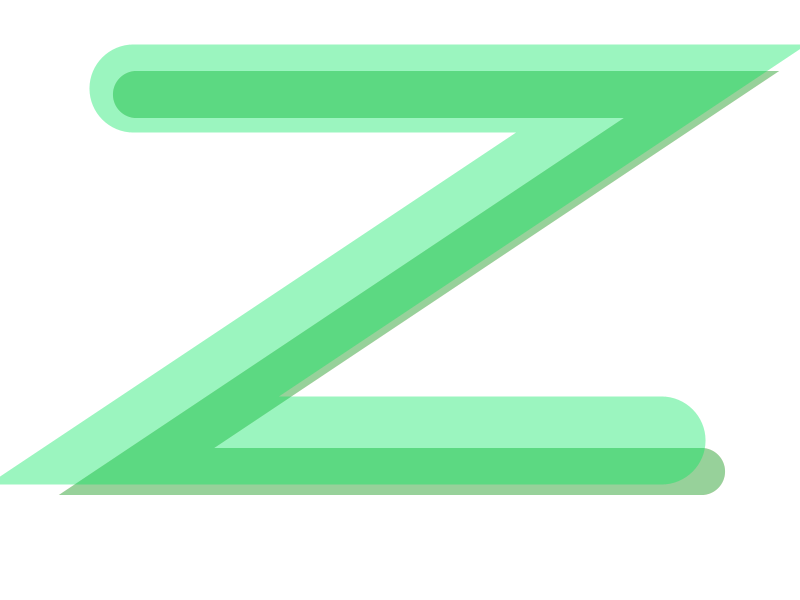
Frame 1 (no input)
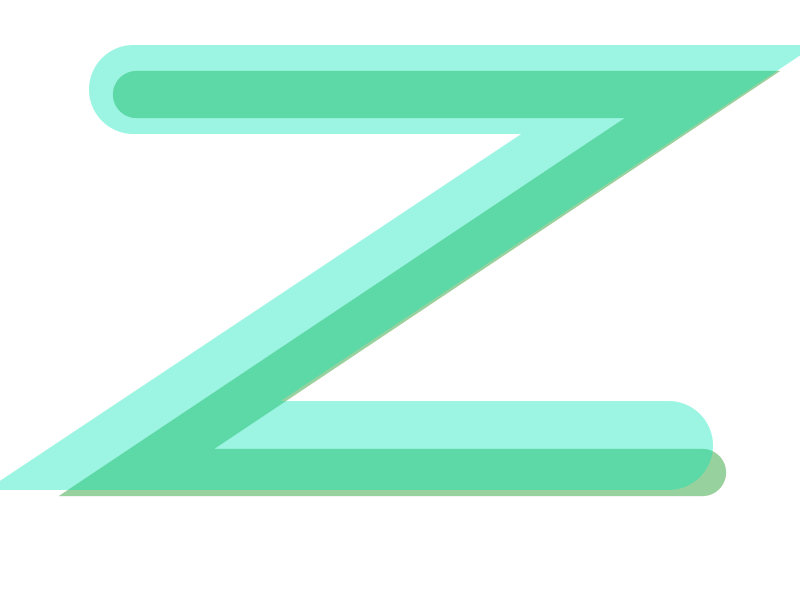
Frame 60 (the mouse pressed at the canvas centre just before this capture)
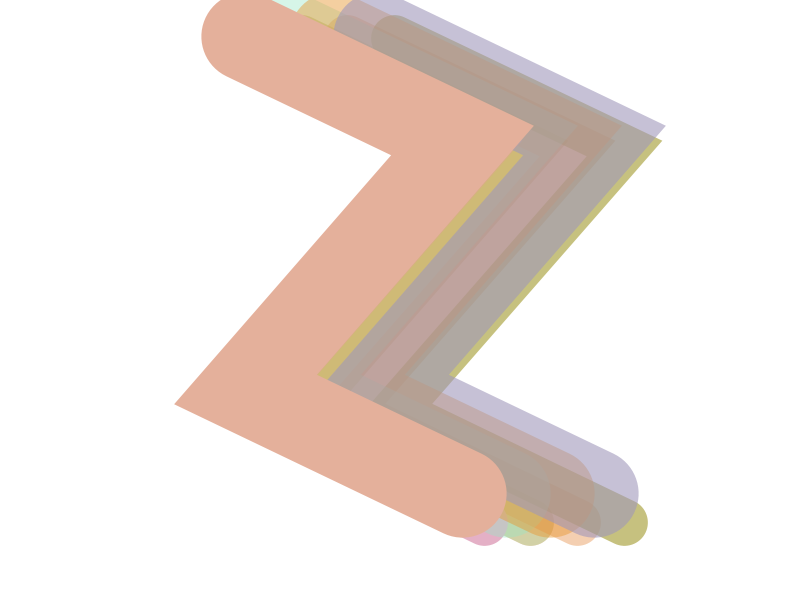
Frame 120 (the mouse held since frame 60 and released just before this capture)

The Processing sketch that drew these frames (run headless with seeded random() and noise(); from frame 60 on, the mouse is pressed at the canvas centre):

// Processing sketch: processing_168981
// ── processing_168981.pde

float animating = 0;
float initial = 0;
float stop1=10;
float stop2=20;
float forwarding = 0;
float numtorender = 15;

float[][] points = { 
   {100,100}, {700, 100}, {100,500}, {700,500}};

void setup() {
  size(800, 600);
}


void draw() {
  
  translate (89,0);
  background(255);
  noFill ();
  strokeWeight(50);
  
  beginShape();
   for (int i=0; i<points.length; i++) {
     
    scale (random (0.98, 0.99));
    stroke (237, 101, 69, 100);
    float x0 = -50+points[i][0] + (width/2-points[i][0]) * forwarding;
    float y0 = points[i][1] + (i*200-points[i][1]) * forwarding;
    vertex(x0, y0);
  }
  endShape();
  
  beginShape();

  for (int i=0; i<points.length; i++) {
    stroke (map(forwarding,0,1,1,255), 230, random(200), 100);
    float x0 = -50+points[i][0] + (width/2-points[i][0]) * forwarding;
    float y0 = points[i][1] + (i*200-points[i][1]) * forwarding;
    vertex(x0, y0);
  }
  endShape();
  
  beginShape();
  for (int i=0; i<points.length; i++) {
    stroke (map(forwarding,0,1,200,255), 256*forwarding, random(200), 200*forwarding);
    float x1 = points[i][0] + (width/2-points[i][0]) * forwarding;
    float y1 = points[i][1] + (i*200-points[i][1]) * forwarding;
    vertex(x1, y1);
  }
  endShape();
  
  beginShape();
  for (int i=0; i<points.length; i++) {
    stroke (map(forwarding,0,1,100,200), 256*forwarding, random(200), noise(256*forwarding));
    float x2 = 50+points[i][0] + (width/2-points[i][0]) * forwarding;
    float y2 = points[i][1] + (i*200-points[i][1]) * forwarding;
    vertex(x2, y2);
  }
  endShape();
 
 beginShape();
  for (int i=0; i<points.length; i++) {
    stroke (map(forwarding,0,1,100,200), 256*forwarding, random(200), 256*forwarding);
    float x2 = 50+points[i][0] + (width/2-points[i][0]) * forwarding;
    float y2 = points[i][1] + (i*200-points[i][1]) * forwarding;
    vertex(x2, y2);
  }
  endShape();
  
 beginShape();
  for (int i=0; i<points.length; i++) {
    stroke (map(forwarding,0,1,220,235), 200*forwarding*1.5, random(230), 256*forwarding*2);
    float x2 = -100+points[i][0] + (width/2-points[i][0]) * forwarding;
    float y2 = points[i][1] + (i*200-points[i][1]) * forwarding;
    vertex(x2, y2);
  }
  endShape();
  
  for (int i=0; i<points.length; i++) {
    scale (random (0.98, 0.99));
    stroke (237, 101, random(200), 100);
    float x0 = -50+points[i][0] + (width/2-points[i][0]) * forwarding;
    float y0 = points[i][1] + (i*200-points[i][1]) * forwarding;
    vertex(x0, y0);
  }
  endShape();
  strokeWeight(100);
  
  beginShape();

  for (int i=0; i<points.length; i++) {
    stroke (map(forwarding,0,1,1,255), 230, random(200), 100);
    float x0 = -50+points[i][0] + (width/2-points[i][0]) * forwarding;
    float y0 = points[i][1] + (i*200-points[i][1]) * forwarding;
    vertex(x0, y0);
  }
  endShape();
  
  beginShape();
  for (int i=0; i<points.length; i++) {
    stroke (map(forwarding,0,1,200,255), 256*forwarding, random(200), 200*forwarding);
    float x1 = points[i][0] + (width/2-points[i][0]) * forwarding;
    float y1 = points[i][1] + (i*200-points[i][1]) * forwarding;
    vertex(x1, y1);
  }
  endShape();
  
  beginShape();
  for (int i=0; i<points.length; i++) {
    stroke (map(forwarding,0,1,100,200), 256*forwarding, random(200), noise(256*forwarding));
    float x2 = 50+points[i][0] + (width/2-points[i][0]) * forwarding;
    float y2 = points[i][1] + (i*200-points[i][1]) * forwarding;
    vertex(x2, y2);
  }
  endShape();
 
 beginShape();
  for (int i=0; i<points.length; i++) {
    stroke (map(forwarding,0,1,100,200), 256*forwarding, random(200), 256*forwarding);
    float x2 = 50+points[i][0] + (width/2-points[i][0]) * forwarding;
    float y2 = points[i][1] + (i*200-points[i][1]) * forwarding;
    vertex(x2, y2);
  }
  endShape();
  
 beginShape();
  for (int i=0; i<points.length; i++) {
    stroke (map(forwarding,0,1,220,235), 200*forwarding*1.5, random(230), 256*forwarding*2);
    float x2 = -100+points[i][0] + (width/2-points[i][0]) * forwarding;
    float y2 = points[i][1] + (i*200-points[i][1]) * forwarding;
    vertex(x2, y2);
  }
  endShape();
 
  if (animating == stop1) {
    forwarding += 0.01;
    forwarding = min(1, forwarding);
  }else if(animating == stop2) {
    forwarding -= 0.01;
    forwarding = max(0, forwarding);
  }
}

void mousePressed() {
  if (animating == initial) {
    animating = stop1;
  }else if (animating == stop1) {
    animating = stop2;
  }else if(animating == stop2){
    animating = stop1;
  }
 
}
